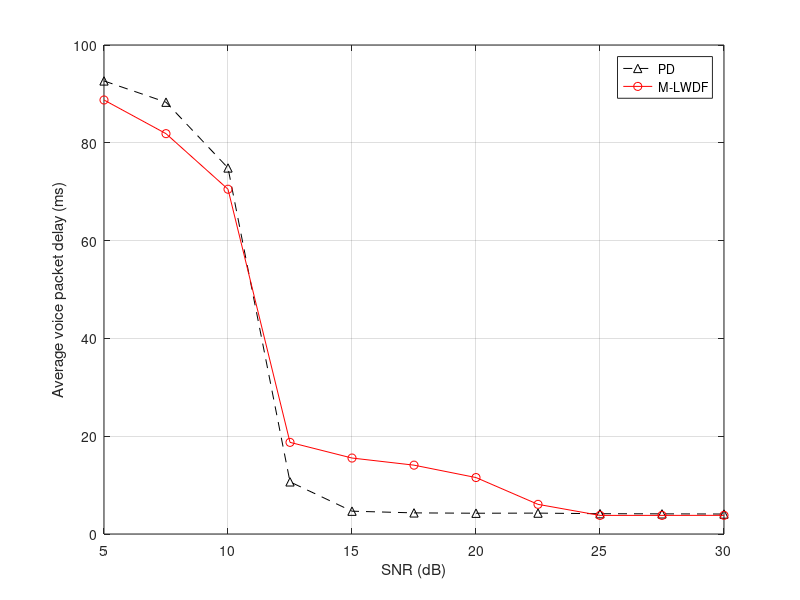
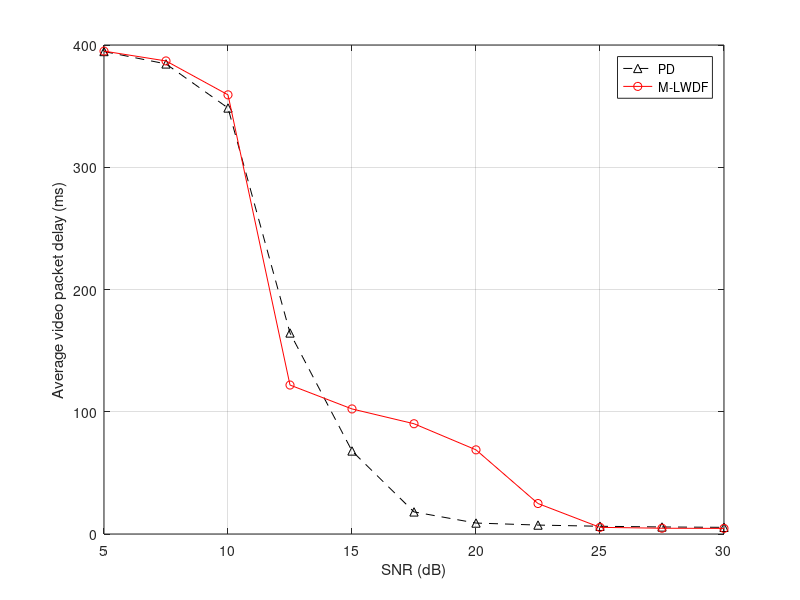
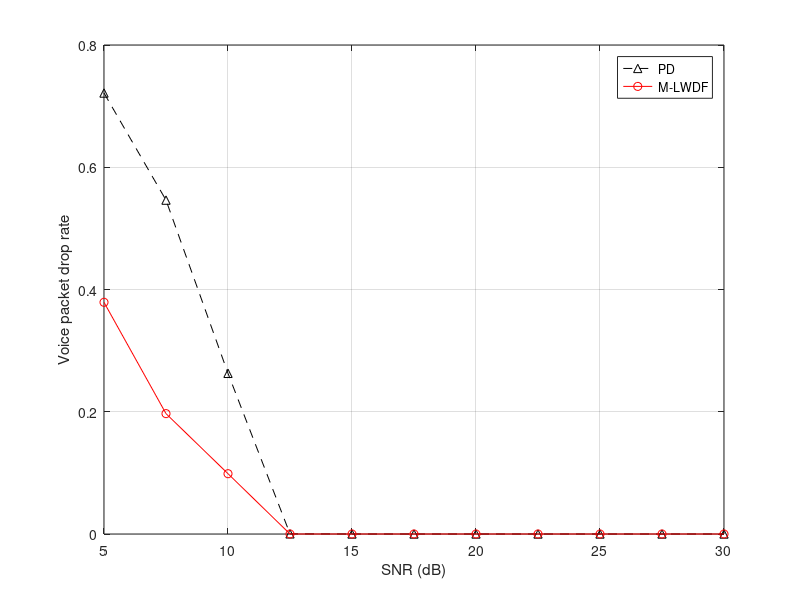
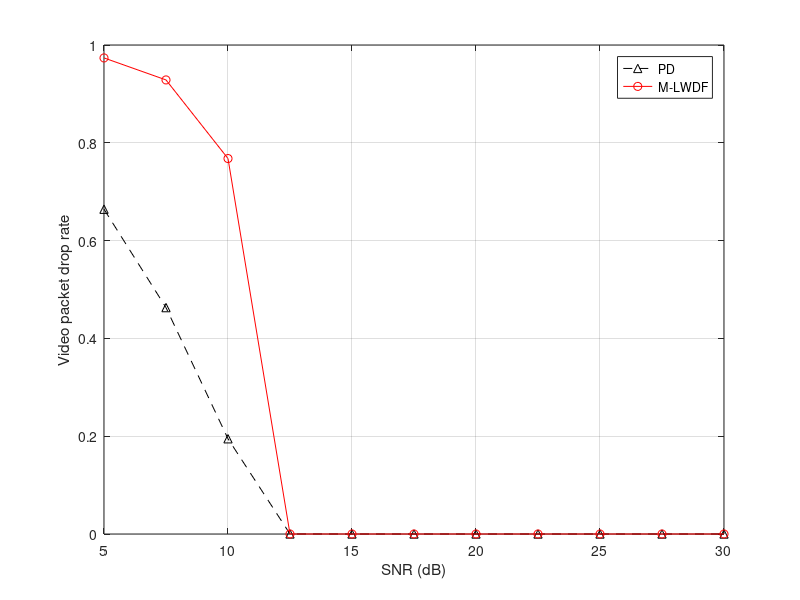

MATLAB code for these plots, in order:
clear;
% user_set=8:8:72;
% Eb_N0_dB=20;
% PD_delay_voice_avg=[1.2982 1.5760 4.3942 5.4381 7.1031 8.5788 9.8595 11.0639 12.7200];
% MLWDF_delay_voice_avg=[1.4025 1.6097 3.0671 4.918 10.7516 16.4757 25.3312 33.5637 41.4917];
% PD_delay_video_avg=[1.4258 3.9098 7.1031 12.9987 21.1444 37.0639 77.4927 181.0575 351.7972];
% MLWDF_delay_video_avg=[1.9817 5.7441 11.9807 33.1009 128.9300 311.5548 359.1695 368.4016 373.1953];
% PD_pkt_drop_rate_voice=[0 0 0 0 0 0 0 0 0];
% MLWDF_pkt_drop_rate_voice=[0 0 0 0 0 0 0 0 0];
% PD_pkt_drop_rate_video=[0 0 0 0 0 1.0417e-04 0.0027 0.0083];
% PD_pkt_drop_rate_BE=[0 0 0 0.3826 0.6439 0.7991	0.8819	0.9401	0.9739];
% MLWDF_pkt_drop_rate_BE=[0 0 0 0.4974 0.7972 0.8977	0.9440	0.9772	0.9949];
% PD_throughput=[1.3152 2.3776 3.1913	3.4383	3.5861	3.7603	3.8541 3.9212 4.0157];
% MLWDF_throughput=[1.2943 2.3470 2.9994 3.2528 3.3759 3.4810 3.5083 3.5277 3.5324];

load('PD_SNR_final.mat');
load('MLWDF_SNR_final.mat');

figure(1);
plot(Eb_N0_dB,PD_delay_voice_avg,'k^--');
hold on;
plot(Eb_N0_dB,MLWDF_delay_voice_avg,'ro-');
xlabel('SNR (dB)');
ylabel('Average voice packet delay (ms)');
legend('PD','M-LWDF','location','NorthEast');
grid on;

figure(2);
plot(Eb_N0_dB,PD_delay_video_avg,'k^--');
hold on;
plot(Eb_N0_dB,MLWDF_delay_video_avg,'ro-');
xlabel('SNR (dB)');
ylabel('Average video packet delay (ms)');
legend('PD','M-LWDF','location','NorthEast');
grid on;

figure(3);
plot(Eb_N0_dB,PD_pkt_drop_rate_voice,'k^--');
hold on;
plot(Eb_N0_dB,MLWDF_pkt_drop_rate_voice,'ro-');
xlabel('SNR (dB)');
ylabel('Voice packet drop rate');
legend('PD','M-LWDF','location','NorthEast');
grid on;

figure(4);
plot(Eb_N0_dB,PD_pkt_drop_rate_video,'k^--');
hold on;
plot(Eb_N0_dB,MLWDF_pkt_drop_rate_video,'ro-');
xlabel('SNR (dB)');
ylabel('Video packet drop rate');
legend('PD','M-LWDF','location','NorthEast');
grid on;

figure(5);
plot(Eb_N0_dB,PD_pkt_drop_rate_BE,'k^--');
hold on;
plot(Eb_N0_dB,MLWDF_pkt_drop_rate_BE,'ro-');
xlabel('SNR (dB)');
ylabel('BE packet drop rate');
legend('PD','M-LWDF','location','NorthEast');
grid on;

figure(6);
plot(Eb_N0_dB,PD_throughput,'k^--');
hold on;
plot(Eb_N0_dB,MLWDF_throughput,'ro-');
xlabel('SNR (dB)');
ylabel('System throughput (bps/Hz)');
legend('PD','M-LWDF','location','NorthWest');
grid on;

flag=1;